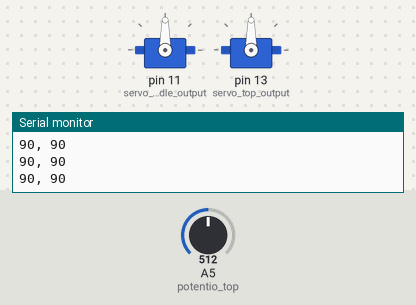
Bench run of a sketch on a simulated Arduino Uno, built with avr-gcc and run on an emulated ATmega328P. On the bench: 2 × servo, the last lines printed to the serial monitor. The inputs (shaded band) are chosen by the test bench; at power-on: A5 (potentio_top) = 512.

Above: at 1.2 s.
1.3 s: A5 (potentio_top) set to 558
At 2.5 s:
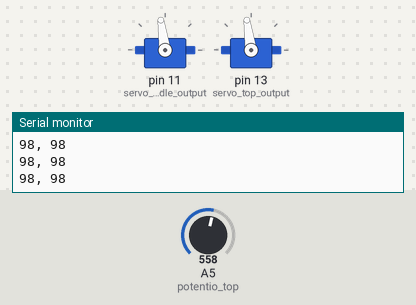
2.8 s: A5 (potentio_top) set to 573
At 3.7 s:
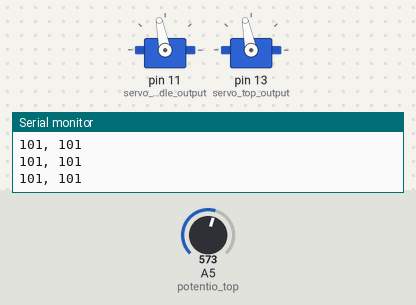
4.3 s: A5 (potentio_top) set to 306
At 4.6 s:
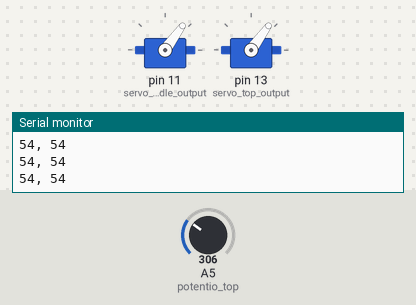
5.8 s: A5 (potentio_top) set to 716
At 6.1 s:
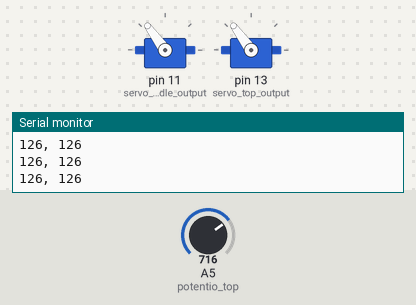
7.3 s: A5 (potentio_top) set to 57
At 8.3 s:
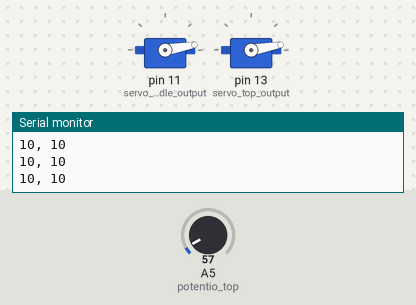
8.8 s: A5 (potentio_top) set to 47
At 9.2 s:
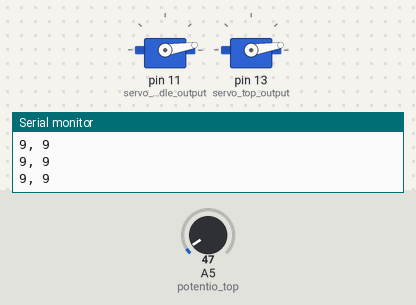
Timing chart, 0 to 11.3 s (numbered marks = the images above; inputs shaded):
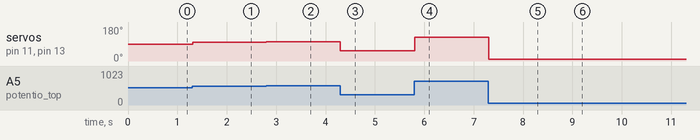

The sketch:

BillyElliot_InitialTesting.ino
```cpp
#include <Servo.h>

//Servo servo_bottom;      //initialize a servo object for the connected servo
Servo servo_middle;
Servo servo_top;

//int servo_bottom_output = 9;
int servo_middle_output = 11;
int servo_top_output = 13;

//int angle_bottom = 0;
int angle_middle = 0;
int angle_top = 0;

//int potentio_bottom = A0;      // initialize the pin for potentiometer
//int potentio_middle = A2;      // initialize the pin for potentiometer
int potentio_top = A5;      // initialize the pin for potentiometer

void setup()
{

 Serial.begin(9600);

 //servo_bottom.attach(servo_bottom_output);   // attach the signal pin of servo to pin
 servo_middle.attach(servo_middle_output);   // attach the signal pin of servo to pin
 servo_top.attach(servo_top_output);   // attach the signal pin of servo to pin

}


void loop()
{

 //angle_bottom = map(analogRead(potentio_bottom), 0, 1023, 1, 180);     // scaling the potentiometer value to angle value for servo
 //angle_middle = map(analogRead(potentio_middle), 0, 1023, 1, 180);     // scaling the potentiometer value to angle value for servo
 angle_top = map(analogRead(potentio_top), 0, 1023, 1, 180);  // scaling the potentiometer value to angle value for servo

 //Serial.println(angle_middle);

 // CONTROLS ARE MESSED UP FOR SOME TESTING PURPOSES
 //servo_bottom.write(angle_bottom);                   //command to rotate the servo to the specified angle
 servo_middle.write(angle_top);
 servo_top.write(angle_top);

 //Serial.print(servo_bottom.read()); Serial.print(", ");
 Serial.print(servo_middle.read()); Serial.print(", ");
 Serial.println(servo_top.read());

 //armAngle(9);
}
```

Measured:
- after the input at 1.3 s, servo on pin 11 (servo_middle_output), servo on pin 13 (servo_top_output): 90° → 98° at once
- after the input at 2.8 s, servo on pin 11 (servo_middle_output), servo on pin 13 (servo_top_output): 98° → 101° at once
- after the input at 4.3 s, servo on pin 11 (servo_middle_output), servo on pin 13 (servo_top_output): 101° → 54° at once
- after the input at 5.8 s, servo on pin 11 (servo_middle_output), servo on pin 13 (servo_top_output): 54° → 126° at once
- after the input at 7.3 s, servo on pin 11 (servo_middle_output), servo on pin 13 (servo_top_output): 126° → 10° at once
- after the input at 8.8 s, servo on pin 11 (servo_middle_output), servo on pin 13 (servo_top_output): 10° → 9° at once
